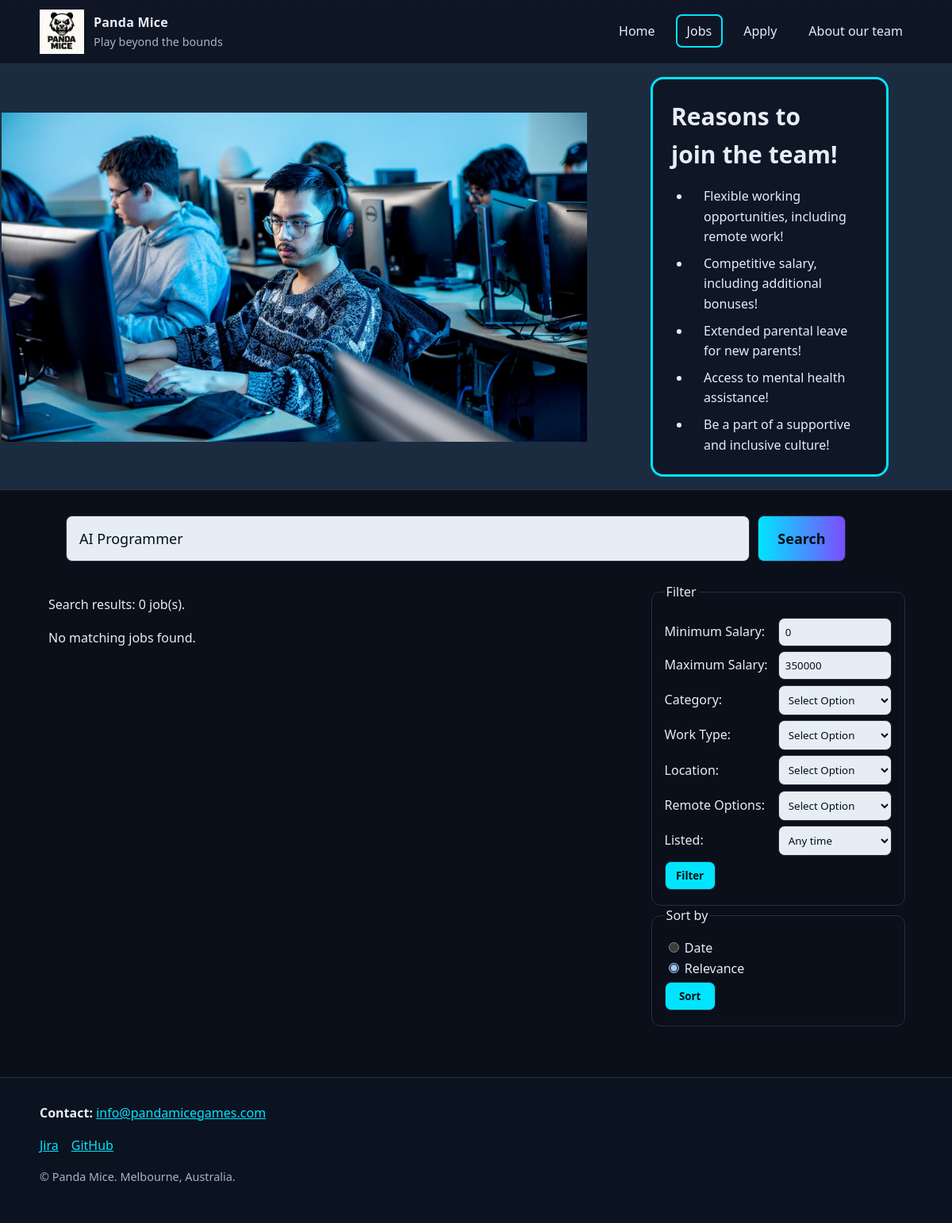
The app's page /jobs.php?title=AI Programmer, older data.
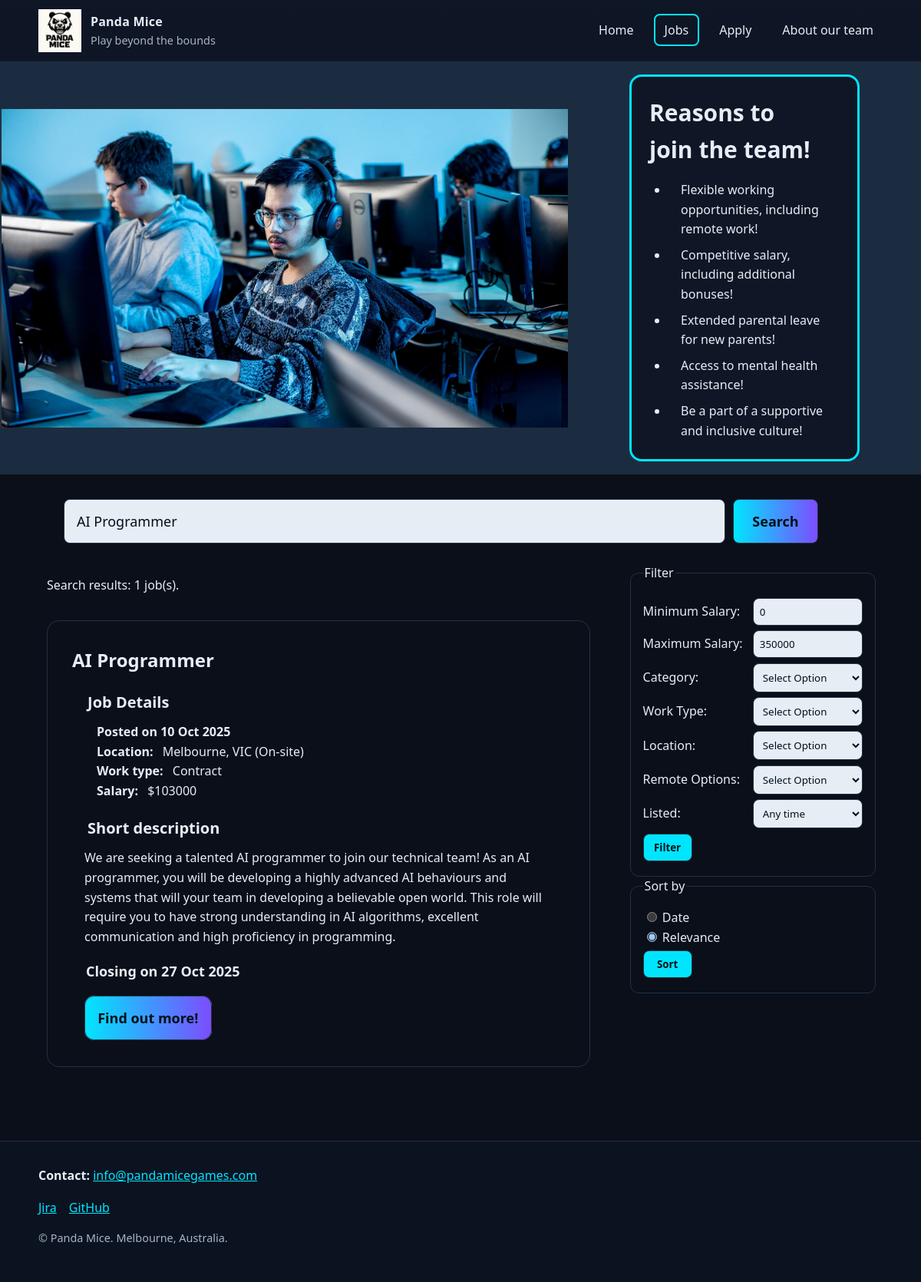
The same page, newer data.
### tables this page shows
CREATE TABLE jobs (
  job_ref VARCHAR(5) PRIMARY KEY,           
  title VARCHAR(150) NOT NULL,              
  category VARCHAR(50) NOT NULL,            
  location VARCHAR(100) NOT NULL,           
  remote varchar(20) NOT NULL,              
  job_type VARCHAR(50) NOT NULL,            
  salary VARCHAR(100) NOT NULL,             
  reporting_line VARCHAR(100) NOT NULL,     
  description TEXT NOT NULL,                
  responsibilities TEXT NOT NULL,           
  essential_req TEXT NOT NULL,              
  preferrable_req TEXT NOT NULL,            
  opening_date DATE NOT NULL,               
  closing_date DATE NOT NULL               
);

### job-sum.php (the view)
<?php
    while ($row = mysqli_fetch_assoc($result)) {
        $OpenDate = htmlspecialchars($row['opening_date']);
        $Opentimestamp = strtotime($OpenDate);
        $OpenDate = date("d M Y", $Opentimestamp);
        $CloseDate = htmlspecialchars($row['closing_date']);
        $Closetimestamp = strtotime($CloseDate);
        $CloseDate = date("d M Y", $Closetimestamp);
        $var = htmlspecialchars($row['job_ref']);
        $encodeRow = urlencode($var);
        echo
        "
        <div class='job-summary' aria-label='Job Summary'>
                <h2>". $row['title'] ."</h2>
                <section class='job-details' aria-labelledby='job-details'>
                    <h3 id='job-details'>Job Details</h3>
                    <p><strong>Posted on ". $OpenDate ."</strong></p>
                    <p><strong>Location: </strong>". htmlspecialchars($row['location'])." (". htmlspecialchars($row['remote']) .") </p>
                    <p><strong>Work type: </strong>". htmlspecialchars($row['job_type'])."</p>
                    <p><strong>Salary: </strong>$".htmlspecialchars($row['salary'])."</p>
                </section>
                <section class='job-desc' aria-labelledby='job-desc'>
                    <h3 id='job-desc'>Short description</h3>
                    <p>".htmlspecialchars($row['description'])."</p>
                </section>
                <div class='close-date'>
                    <p><strong>Closing on ". $CloseDate ."</strong></p>
                </div>
                <div class='info-btn'>
                    <a aria-label='Find out more about the job' href='job-desc.php?jobref=$encodeRow'>Find out more!</a>
                </div>
        </div>
        ";
    }
?>

### jobs.php (shortened to what this page needs)
<!DOCTYPE html>
<html lang="en">
    <head>
        <link rel="stylesheet" href="styles/jobs_main_styles.css">
    </head>
    <body>
        <?php include 'header.inc'?>
        <main class="site-main">
            <div class="hero">
                <div class="hero-content">
                    <img src="images/careers.jpg" alt="A group of developers working on computers">
                    <aside aria-labelledby='benefits'>
                        <h1 id='benefits'>Reasons to join the team!</h1>
                        <ul>
                            <li><p>Flexible working opportunities, including remote work!</p></li>
                            <li><p>Competitive salary, including additional bonuses!</p></li>
                            <li><p>Extended parental leave for new parents!</p></li>
                            <li><p>Access to mental health assistance!</p></li>
                            <li><p>Be a part of a supportive and inclusive culture!</p></li>
                        </ul>
                    </aside>
                </div>
            </div>
            <div class="container jobs-page">
                <form action="jobs.php" method="GET">
                    <div class="search">
                        <input class="search-bar" type="text" name="title" id="title" value="<?php if (isset($_GET['title'])){ echo htmlspecialchars($_GET['title']);}?>" placeholder="Enter Job title here" aria-label='Enter Job title here'>
                        <input class="search-btn" name="search"type="submit" value="Search" aria-label="Submit Search">
                    </div>
                    <div class="filter-sort">
                        <fieldset>
                            <legend>Filter</legend>
                            <div class="min-salary">
                                <label for="min-salary">Minimum Salary: </label>
                                <input class="salary" type="number" id="min-salary" name="min-salary" min="0" max="350000" step="10000" value="0">
                            </div>
                            <div class="max-salary">
                                <label for="max-salary">Maximum Salary: </label>
                                <input class="salary" type="number" id="max-salary" name="max-salary" min="0" max="350000" step="10000" value="350000">
                            </div>
                            <div class="category">
                                <label for="category">Category: </label>
                                <select name="category" id="category">
                                    <option value="" <?php if(isset($_GET['category']) && $_GET['category'] === ""){echo 'selected';}?> >Select Option</option>
                            </select>
                            </div>
                            <div class="job_type">
                                <label for="job_type">Work Type: </label>
                                <select name="job_type" id="job_type">
                                    <option value="" <?php if(isset($_GET['job_type']) && $_GET['job_type'] === ""){echo 'selected';}?> >Select Option</option>
                                </select>
                            </div>
                            <div class="location">
                                <label for="location">Location: </label>
                                <select name="location" id="location">
                                    <option value="" <?php if(isset($_GET['location']) && $_GET['location'] === ""){echo 'selected';}?>>Select Option</option>
                                </select>
                            </div>
                            <div class="remote">
                                <label for="remote">Remote Options: </label>
                                <select name="remote" id="remote">
                                    <option value="" <?php if(isset($_GET['remote']) && $_GET['remote'] === ""){echo 'selected';}?>>Select Option</option>
                                </select>
                            </div>
                            <div class="listed">
                                <label for="listed">Listed: </label>
                                <select name="listed" id="listed">
                                    <option value="" <?php if(isset($_GET['listed']) && $_GET['listed'] === ""){echo 'selected';}?> >Any time</option>
                                </select>
                            </div>
                            <input class="filter-btn" name="filter" type="submit" value="Filter" aria-label="Submit Filter" >
                        </fieldset>
                        <fieldset>
                            <legend>Sort by</legend>
                            <input type="radio" name="sort" id="date" value="date"<?php if(isset($_GET['sort']) && $_GET['sort'] === "date"){echo 'checked';}?>>
                            <label for="date">Date</label>
                            <br>
                            <input type="radio" name="sort" id="relevance" value="relevance" <?php if(isset($_GET['sort']) && $_GET['sort'] === "relevance"){echo 'checked';} if (!isset($_GET['sort'])){echo 'checked';}?>>
                            <label for="relevance">Relevance</label>
                            <br>
                            <input class="sort-btn" type="submit" value="Sort" aria-label="Submit Sort">
                        </fieldset>
                    </div>
                </form>
                <?php
                    require_once "settings.php";
                    $conn = @mysqli_connect($host,$user,$pwd,$sql_db);
                    if ($conn) {
                        $title = isset($_GET['title']);
                        $minSalary = isset($_GET['min-salary']);
                        $maxSalary = isset($_GET['max-salary']);
                        $category = isset($_GET['category']);
                        $type = isset($_GET['job_type']);
                        $location = isset($_GET['location']);
                        $remote = isset($_GET['remote']);
                        $listed = isset($_GET['listed']);
                        $sort = isset($_GET['sortby']);
                        if ($title || $minSalary || $maxSalary || $category || $type || $location || $remote || $listed || $sort) {
	                        $valTitle = mysqli_real_escape_string($conn, trim($_GET['title']));
                            $valMinSalary = mysqli_real_escape_string($conn, $_GET['min-salary']);
                            $valMaxSalary =  mysqli_real_escape_string($conn, $_GET['max-salary']);
                            $valCategory = $_GET['category'];
                            $valType = $_GET['job_type'];
                            $valLocation = $_GET['location'];
                            $valRemote = $_GET['remote'];
                            $getListed = $_GET['listed'];
                            $getToday = date("Y-m-d");
                            if ($valMinSalary === '') {
                                $minSalary = 0;
                            } else {
                                $minSalary = $valMinSalary;
                            }
                            if ($valMaxSalary === '') {
                                $maxSalary = 350000;
                            } else {
                                $maxSalary = $valMaxSalary;
                            }
                            $sort = mysqli_real_escape_string($conn, $_GET['sort']);
                            $title = "%$valTitle%";
                            $category = "%$valCategory%";
                            $type = "%$valType%";
                            $location = "%$valLocation%";
                            $remote = "%$valRemote%";
                            $today = "$getToday";
                            switch ($getListed) {
                                default:
                                    $listed = "";
                            }
                            if ($sort === "date") {
                                 $query = "SELECT * FROM jobs WHERE title LIKE ? AND salary BETWEEN ? AND ? AND category LIKE ? AND job_type LIKE ? AND `location` LIKE ?  AND `remote` LIKE ? AND opening_date >= ? AND closing_date >= ? ORDER BY opening_date DESC";
                            } else {
                                 $query = "SELECT * FROM jobs WHERE title LIKE ? AND salary BETWEEN ? AND ? AND category LIKE ? AND job_type LIKE ? AND `location` LIKE ?  AND `remote` LIKE ? AND opening_date >= ? AND closing_date >= ?";
                            }
                            $stmt = $conn->prepare($query);
                            $stmt->bind_param("siissssss", $title, $minSalary, $maxSalary, $category, $type, $location, $remote, $listed ,$today);
                            $stmt->execute();
                            $result = $stmt->get_result();
                            if (mysqli_num_rows($result) > 0) {
                                echo"
                                <div class='results'>
                                    <div class='search-result'>
                                        <p>Search results: ".mysqli_num_rows($result). " job(s).</p>
                                    </div>
                                    <div class='job-container'>";
                                        include "job-sum.php";
                                echo "</div>
                                </div>";
                            } else {
                                echo
                                "
                                <div class='search-result'>
                                    <p>Search results: ".mysqli_num_rows($result). " job(s).</p>
                                    <p>No matching jobs found.</p>
                                </div>
                                ";
                            }
                        }
                    } else {
                        echo "<p> Unable to connect to database.</p>";
                    }
                ?>
            </div>
        </main>
        <?php include 'footer.inc'; ?>
    </body>
</html>

### header.inc
<header class="site-header" role="banner">
  <div class="container header-inner">
    <a class="brand" href="index.php" aria-label="Panda Mice home">
      <img src="images/Panda Mice-logo.png" alt="Panda Mice logo" width="56" height="56">
      <span class="brand-text">
        <span class="brand-name">Panda Mice</span>
        <span class="brand-slogan">Play beyond the bounds</span>
      </span>
    </a>
    <?php include("nav.inc"); ?>
  </div>
</header>

### nav.inc
<nav class="site-nav" aria-label="Primary">
  <ul>
    <li><a href="index.php" class="<?php if(basename($_SERVER['PHP_SELF'])=='index.php') echo 'current'; ?>">Home</a></li>
    <li><a href="jobs.php" class="<?php if(basename($_SERVER['PHP_SELF'])=='jobs.php') echo 'current'; ?>">Jobs</a></li>
    <li><a href="apply.php" class="<?php if(basename($_SERVER['PHP_SELF'])=='apply.php') echo 'current'; ?>">Apply</a></li>
    <li><a href="about.php" class="<?php if(basename($_SERVER['PHP_SELF'])=='about.php') echo 'current'; ?>">About our team</a></li>
  </ul>
</nav>

### footer.inc
<footer class="site-footer" role="contentinfo">
  <div class="container footer-inner">
    <p><strong>Contact:</strong>
      <a href="mailto:info@pandamicegames.com">info@pandamicegames.com</a>
    </p>
    <ul class="footer-links">
      <li><a href="https://pandamice.atlassian.net/jira/software/projects/AWPP1/boards/69" rel="noopener">Jira</a></li>
      <li><a href="https://github.com/majisticswin/PandaMice" rel="noopener">GitHub</a></li>
    </ul>
    <p class="small">© Panda Mice. Melbourne, Australia.</p>
  </div>
</footer>

Row changes from the older to the newer data that the page shows:
now on this page (row edited): jobs: title "AI Programmer", opening_date "10 Oct 2025", location "Melbourne, VIC", remote "On-site", job_type "Contract", salary "103000", description "We are seeking a talented AI programmer to join our technical team! As an AI programmer, you will be developing a highly advanced AI behaviours and systems that will your team in developing a believable open world. This role will require you to have strong understanding in AI algorithms, excellent communication and high proficiency in programming.", closing_date "27 Oct 2025"
Text that changed along with them:
mysqli_num_rows($result): (not shown) → "1"
mysqli_num_rows($result): "0" → (not shown)
text no longer shown: "No matching jobs found."
